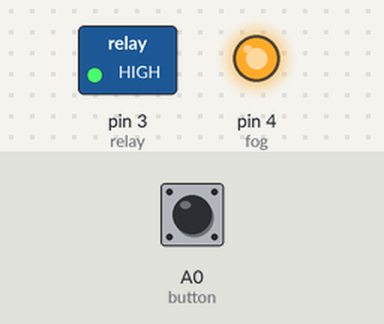
The sketch below on a simulated Arduino Uno, built with avr-gcc and run on an emulated ATmega328P. Shown: switched loads named in the sketch (green lamp = pin HIGH), output pins drawn as LEDs (lit = HIGH). Inputs (shaded band) come from the test bench; at power-on: A0 (button) HIGH. The audio player accepts every command and is not drawn. At 44.3 s the program stops and its outputs stay as they are.

Above: at 3.7 s.
3.8 s: A0 (button) pulled LOW for 1 s
At 5.1 s:
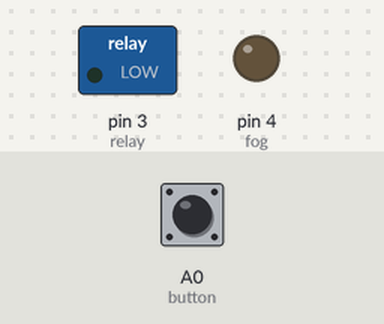
At 45.1 s:
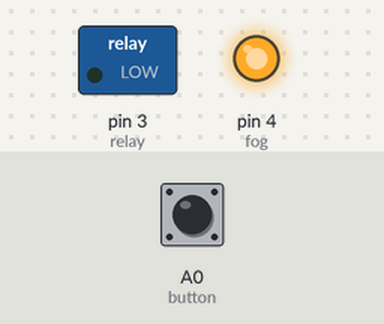
Timing chart, 0 to 45.8 s (numbered marks = the images above; inputs shaded):
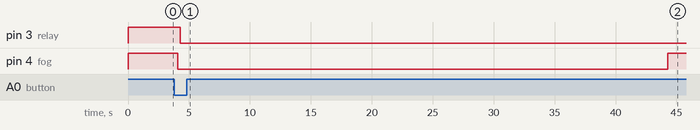

The sketch:

Griglia.ino
```cpp
 #include "Arduino.h"
 #include "SoftwareSerial.h"
 #include "DFRobotDFPlayerMini.h"

 int fog = 4;
 int button = A0;
 int relay = 3;
 boolean sign_button = true;

 SoftwareSerial mySoftwareSerial(11, 12); // RX, TX
 DFRobotDFPlayerMini myDFPlayer;

 void setup() {
   pinMode(button, INPUT_PULLUP);
   pinMode(relay, OUTPUT);
   pinMode(fog, OUTPUT);
   digitalWrite(relay, HIGH);
   digitalWrite(fog, HIGH);
   mySoftwareSerial.begin(9600);
   //Serial.begin(115200);
   if (!myDFPlayer.begin(mySoftwareSerial)) {  //Use softwareSerial to communicate with mp3.
     //Serial.println(F("Unable to begin:"));
     //Serial.println(F("1.Please recheck the connection!"));
     //Serial.println(F("2.Please insert the SD card!"));
     while(true);
   }
   delay(10);
//  myDFPlayer.EQ(DFPLAYER_EQ_NORMAL);
//  myDFPlayer.EQ(DFPLAYER_EQ_POP);
//  myDFPlayer.EQ(DFPLAYER_EQ_ROCK);
//  myDFPlayer.EQ(DFPLAYER_EQ_JAZZ);
//  myDFPlayer.EQ(DFPLAYER_EQ_CLASSIC);
    myDFPlayer.EQ(DFPLAYER_EQ_BASS);
    myDFPlayer.enableDAC();  //Enable On-chip DAC
    myDFPlayer.volume(29);
//  myDFPlayer.play(1);
//  Serial.println("Setup OK");
   delay(2000);
}

 void loop() {
   sign_button = digitalRead(button);
   if (!sign_button) {
    sign_button = true;
    delay(300);
    sign_button = digitalRead(button);
    if (!sign_button) {
      //Serial.print("Bomb...");
      digitalWrite(fog, LOW);
      //Serial.print("Fog...");
      delay(100);
      myDFPlayer.play(1); // Boomb
      delay(50);
      digitalWrite(relay, LOW);
      //Serial.println("Open...");
      delay(40000);
      // myDFPlayer.play(1); // Electricity
      digitalWrite(fog, HIGH);
      while(true); // Stop all
    }
   }
}
```

Measured:
- after the input at 3.8 s, pin 3 (relay): HIGH → LOW after 0.48 s; pin 4 (fog): HIGH → LOW after 0.30 s, → HIGH 40.2 s later
